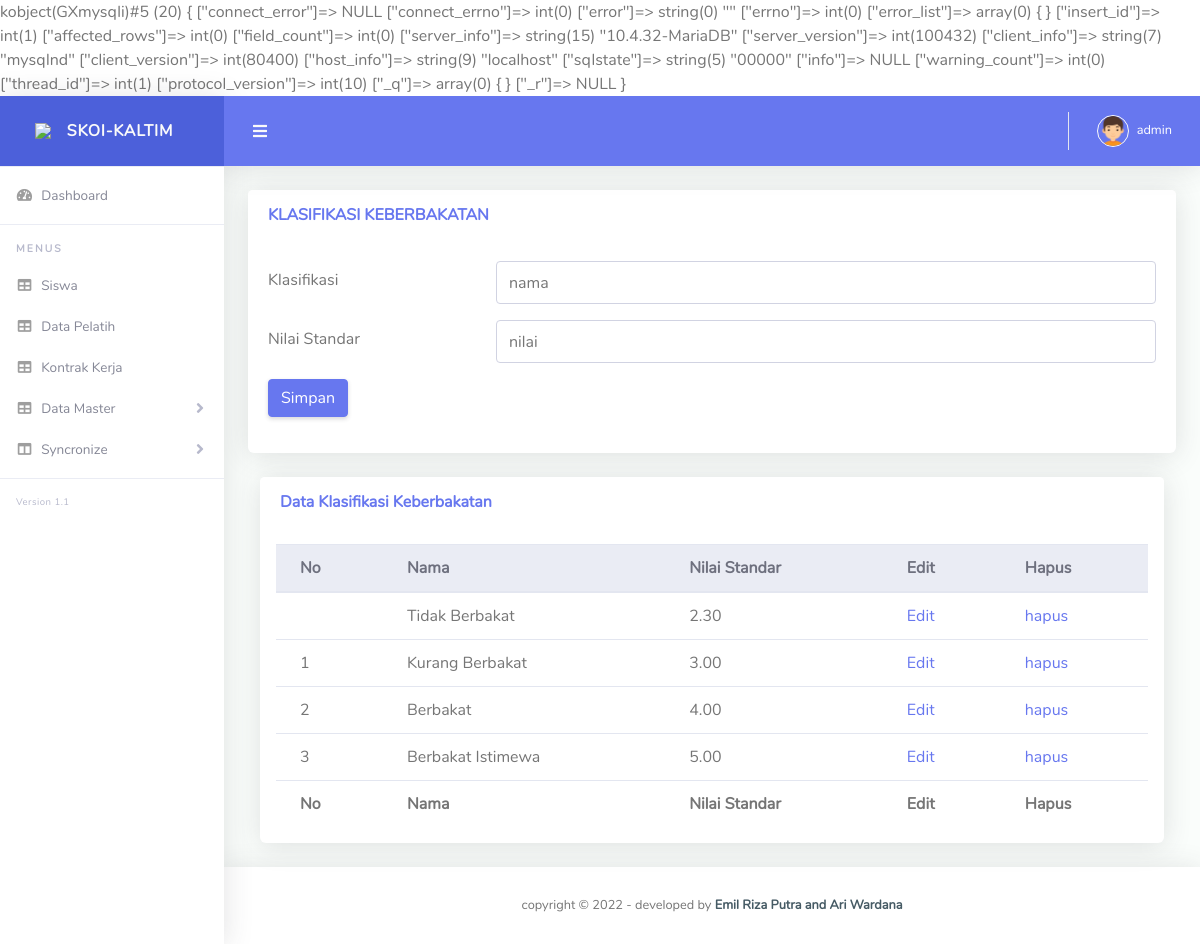
Screenshot of /kla.php (signed in) with the database file from the repository.
### tables this page shows
CREATE TABLE `kla` (
  `id` int(11) NOT NULL,
  `nm` varchar(100) NOT NULL,
  `nil` decimal(6,2) NOT NULL
);

### kla.php (the view, shortened to what this page needs)
k<?php include "header.php";?>
<div class="row">
            <div class="col-lg-12">
              <div class="card mb-4">
                <div class="card-header py-3 d-flex flex-row align-items-center justify-content-between">
                  <h6 class="m-0 font-weight-bold text-primary">KLASIFIKASI KEBERBAKATAN</h6>
                </div>
                <div class="card-body">
                  <?php if(empty($_GET['ed'])){ ?>
                  <form action='aksi.php' method='POST'>
                    <div class='form-group row'>
                      <label for='inputEmail3' class='col-sm-3 col-form-label'>Klasifikasi</label>
                      <div class='col-sm-9'>
                        <input type='text' class='form-control' id='inputEmail3' placeholder='nama' name='nm'>
                      </div>
                    </div>
                    <div class='form-group row'>
                      <label for='inputPassword3' class='col-sm-3 col-form-label'>Nilai Standar</label>
                      <div class='col-sm-9'>
                        <input type='text' class='form-control' id='inputPassword3' placeholder='nilai' name='nil'>
                      </div>
                    </div>
                    <div class='form-group row'>
                      <div class='col-sm-10'>
                        <button type='submit' class='btn btn-primary'>Simpan</button>
                      </div>
                    </div>
                  </form>
                  <?php } ?>
                </div>
              </div>
            </div>
            </div>
            <div class="col-lg-12">
              <div class="card mb-4">
                <div class="card-header py-3 d-flex flex-row align-items-center justify-content-between">
                  <h6 class="m-0 font-weight-bold text-primary">Data Klasifikasi Keberbakatan</h6>
                </div>
                <div class="table-responsive p-3">
                  <table class="table align-items-center table-flush" id="dataTable">
                    <thead class="thead-light">
                      <tr>
                        <th>No</th>
                        <th>Nama</th>
                        <th>Nilai Standar</th>
                        <th>Edit</th>
                        <th>Hapus</th>
                      </tr>
                    </thead>
                    <tfoot>
                      <tr>
                        <th>No</th>
                        <th>Nama</th>
                        <th>Nilai Standar</th>
                        <th>Edit</th>
                        <th>Hapus</th>
                      </tr>
                    </tfoot>
                    <tbody>
                      <?php $ro=mysqli_query($kon, "SELECT * FROM kla");
                    while($r=mysqli_fetch_assoc($ro)){
                        echo"<tr><td>$n</td><td>$r[nm]</td><td>$r[nil]</td>
                        <td><a href='kla.php?id=$r[id]&ed=ed'>Edit</a></td>
                        <td><a href='hps.php?h=kla&id=$r[id]' onClick=\"return confirm('Anda Yakin Ingin Menghapus Data Ini ?')\">hapus</a></td>
                        </tr>";
                    $n++;}
                    ?>
                    </tbody>
                  </table>
                </div>
              </div>
            </div>
<?php include "footer.php"; ?>

### rows the page displays
kla: nm "Tidak Berbakat", nil "2.30"
kla: nm "Kurang Berbakat", nil "3.00"
kla: nm "Berbakat", nil "4.00"
kla: nm "Berbakat Istimewa", nil "5.00"

### other values shown
$_SESSION['nama'] "admin"
